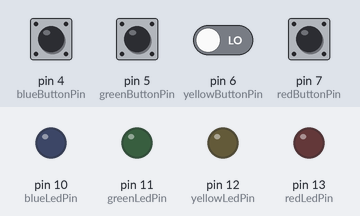
Simulated run of this sketch. Board: Arduino Uno, built with avr-gcc and run on an emulated ATmega328P. Parts: output pins drawn as LEDs (lit = HIGH). Dashed ring = blinking. The test bench sets the inputs (shaded band); at power-on: pin 4 (blueButtonPin), pin 5 (greenButtonPin), pin 6 (yellowButtonPin), pin 7 (redButtonPin) LOW.

Above: at 1.2 s.
1.3 s: pin 7 (redButtonPin) pulled HIGH for 0.15 s
At 1.8 s:
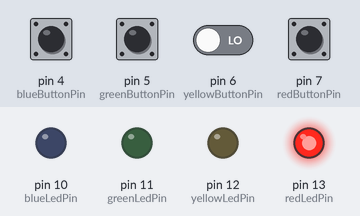
3.5 s: pin 6 (yellowButtonPin) driven HIGH and pin 7 (redButtonPin) driven HIGH
At 3.8 s:
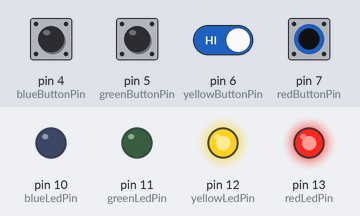
6.4 s: pin 5 (greenButtonPin) pulled HIGH for 0.15 s
At 6.9 s:
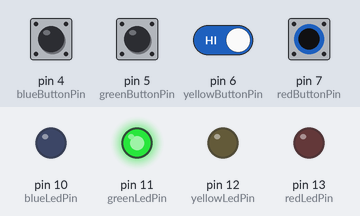
8.6 s: pin 4 (blueButtonPin) pulled HIGH for 1 s
At 9.5 s:
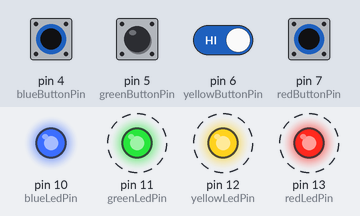
Timing chart, 0 to 13.4 s (numbered marks = the images above; inputs shaded):
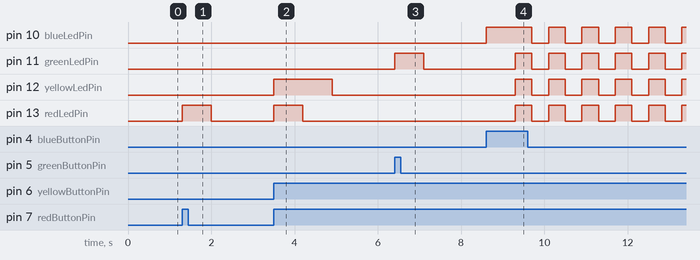

The sketch:

LED_puzzle.ino
```cpp
//introduce LED pin variables
int blueLedPin = 10;
int greenLedPin = 11;
int yellowLedPin = 12;
int redLedPin = 13;


//introduce Button pin variables
int redButtonPin = 7;
int yellowButtonPin = 6;
int greenButtonPin = 5;
int blueButtonPin = 4;

//introduce variable to keep track of steps
int stepNo = 0;


void setup() {
  //set pin modes
  pinMode(redLedPin, OUTPUT);
  pinMode(yellowLedPin, OUTPUT);
  pinMode(greenLedPin, OUTPUT);
  pinMode(blueLedPin,OUTPUT);

  pinMode(redButtonPin, INPUT);
  pinMode(yellowButtonPin, INPUT);
  pinMode(greenButtonPin, INPUT);
  pinMode(blueButtonPin, INPUT);

  Serial.begin(9600);

}

void loop() {
  //creating variables for all button states, to read if button is pressed
  int redButtonState = digitalRead(redButtonPin);
  int yellowButtonState = digitalRead(yellowButtonPin);
  int greenButtonState = digitalRead(greenButtonPin);
  int blueButtonState = digitalRead(blueButtonPin);

  //using a switch function to move between steps, this makes the sequence aspect of the puzzle possible.
  switch (stepNo) {
    // 1st color is red, move must be red button
    case 0:
    // checks if red button is pressed, and turns it on then off accordingly
      if (redButtonState ==  HIGH) {
        digitalWrite(redLedPin, HIGH);
        delay(700);
        digitalWrite(redLedPin, LOW);
        //if the step is performed correctly, it moves on to the next step of the puzzle
        stepNo += 1;
        //here, there's a possibility to add an else if statement, where if any of the other buttons are pressed an
        //additional "error" LED light would flash, indicating a mistake
      }
      break;

    case 1:
    //2nd color is orange, move must be red + yellow buttons
      if (yellowButtonState == HIGH && redButtonState == HIGH) {
        digitalWrite(redLedPin, HIGH);
        digitalWrite(yellowLedPin, HIGH);
        delay(700);
        digitalWrite(redLedPin, LOW);
        digitalWrite(yellowLedPin, LOW);
        stepNo += 1;
      }
      break;
    case 2:
    //3rd color is yellow, move must be yellow button
      if (yellowButtonState == HIGH) {
        digitalWrite(yellowLedPin, HIGH);
        delay(700);
        digitalWrite(yellowLedPin, LOW);
        stepNo += 1;
      }
      break;

    case 3:
    //4th color is green, move must be green button
      if (greenButtonState == HIGH) {
        digitalWrite(greenLedPin, HIGH);
        delay(700);
        digitalWrite(greenLedPin, LOW);
        stepNo += 1;
      }
      break;
    case 4:
    //5th color is blue, move must be blue button
      if (blueButtonState == HIGH) {
        digitalWrite(blueLedPin, HIGH);
        delay(700);
        digitalWrite(blueLedPin, LOW);
        stepNo += 1;
      }
      break;

      case 5:
      //6th color is violet, move must be blue + red buttons
      if (blueButtonState == HIGH && redButtonState == HIGH) {
        //introducing a variable for number of times that all the lights will flash, will use in a while loop
        int flashes = 0;
        //10 flashes when the user finishes the pattern
        while(flashes < 10){
          //flashing technique from class, all LEDs on, delay, LEDs off, delay
        digitalWrite(blueLedPin, HIGH);
        digitalWrite(redLedPin, HIGH);
        digitalWrite(yellowLedPin, HIGH);
        digitalWrite(greenLedPin, HIGH);
        delay(400);
        digitalWrite(blueLedPin, LOW);
        digitalWrite(redLedPin, LOW);
        digitalWrite(yellowLedPin, LOW);
        digitalWrite(greenLedPin, LOW);
        delay(400);
        //adding flashes to eventually exit the while loop
        flashes+=1;}

        //restarts the puzzle
        stepNo = 0;
      }
      break;


  }


}
```

Measured:
- after the input at 1.3 s, pin 13 (redLedPin): LOW → HIGH at once, → LOW 0.70 s later
- after the input at 3.5 s, pin 12 (yellowLedPin): LOW → HIGH at once, → LOW 1.4 s later; pin 13 (redLedPin): LOW → HIGH at once, → LOW 0.70 s later
- after the input at 6.4 s, pin 11 (greenLedPin): LOW → HIGH at once, → LOW 0.70 s later
- after the input at 8.6 s, pin 10 (blueLedPin): LOW → HIGH at once, then repeats every 0.80 s: LOW 0.40 s, HIGH 0.40 s; pin 11 (greenLedPin), pin 12 (yellowLedPin), pin 13 (redLedPin): alternates HIGH for 0.40 s and LOW for 0.40 s, starting after 0.70 s
